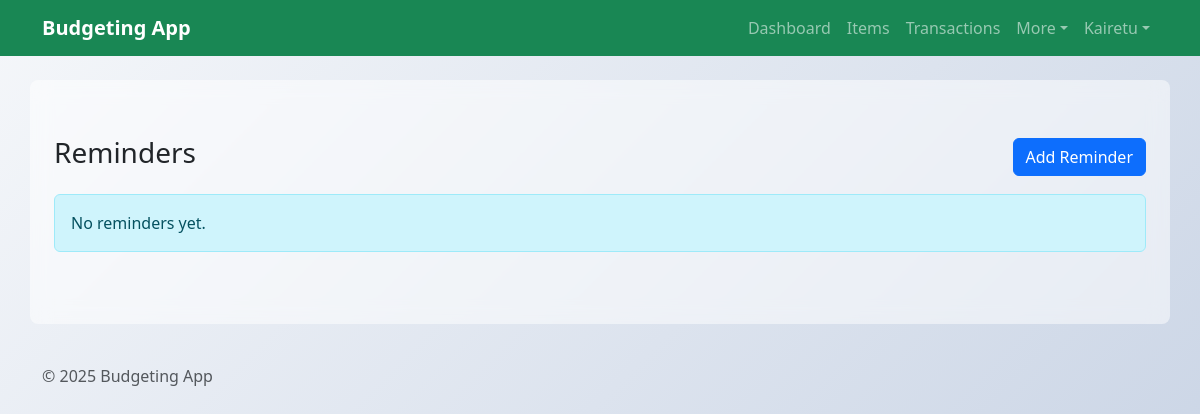
The app's page /BudgetingApp/reminders/ (signed in), older data.
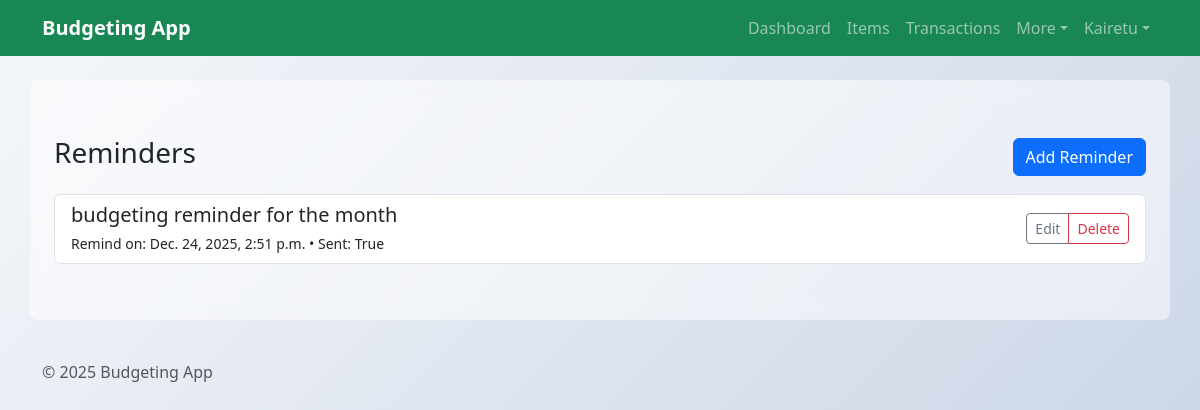
The same page, newer data.
### BudgetingApp/models.py (models this page shows, shortened)
class BudgetReminder(models.Model):
    owner = models.ForeignKey(settings.AUTH_USER_MODEL, on_delete=models.CASCADE, null=True, blank=True, related_name='reminders')
    message = models.CharField(max_length=255)
    remind_on = models.DateTimeField()
    is_sent = models.BooleanField(default=False)

### BudgetingApp/views.py (the view)
# urls.py: path('reminders/', views.BudgetReminderListView.as_view(), name='budgetreminder-list'),
class BudgetReminderListView(LoginRequiredMixin, ListView):
    model = BudgetReminder
    template_name = 'BudgetingApp/BudgetReminder_list.html'
    def get_queryset(self):
        return BudgetReminder.objects.filter(owner=self.request.user)

### BudgetingApp/templates/BudgetingApp/BudgetReminder_list.html
{% extends 'BudgetingApp/base.html' %}
{% block content %}
<div class="container py-4">
  <div class="d-flex justify-content-between align-items-center mb-3">
    <h3>Reminders</h3>
    <a href="{% url 'budgetreminder-add' %}" class="btn btn-primary">Add Reminder</a>
  </div>
  <div class="list-group">
    {% for r in object_list %}
      <div class="list-group-item d-flex justify-content-between align-items-center">
        <div>
          <h5 class="mb-1">{{ r.message }}</h5>
          <small>Remind on: {{ r.remind_on }} • Sent: {{ r.is_sent }}</small>
        </div>
        <div class="btn-group">
          <a href="{% url 'budgetreminder-edit' r.id %}" class="btn btn-sm btn-outline-secondary">Edit</a>
          <a href="{% url 'budgetreminder-delete' r.id %}" class="btn btn-sm btn-outline-danger">Delete</a>
        </div>
      </div>
    {% empty %}
      <div class="alert alert-info">No reminders yet.</div>
    {% endfor %}
  </div>
</div>
{% endblock %}

Row changes from the older to the newer data that the page shows:
added BudgetReminder: message "budgeting reminder for the month", remind_on "Dec. 24, 2025, 2:51 p.m.", is_sent "True"
Text that changed along with them:
text no longer shown: "No reminders yet."
